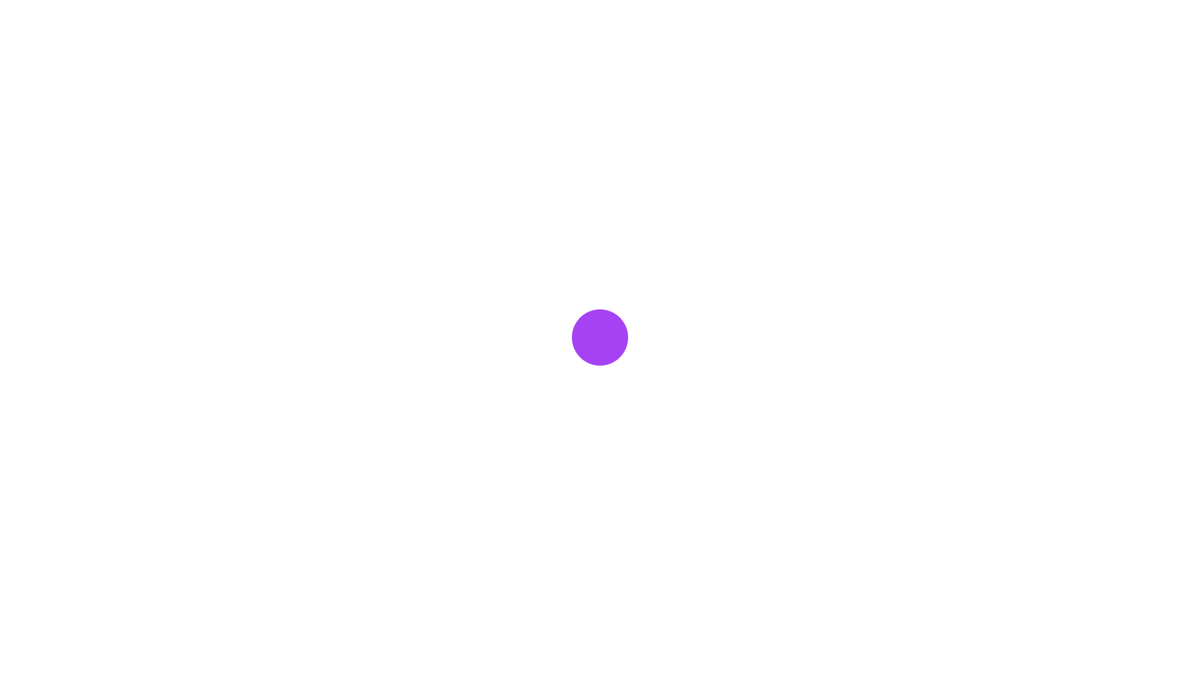
Frame 1 (no input)
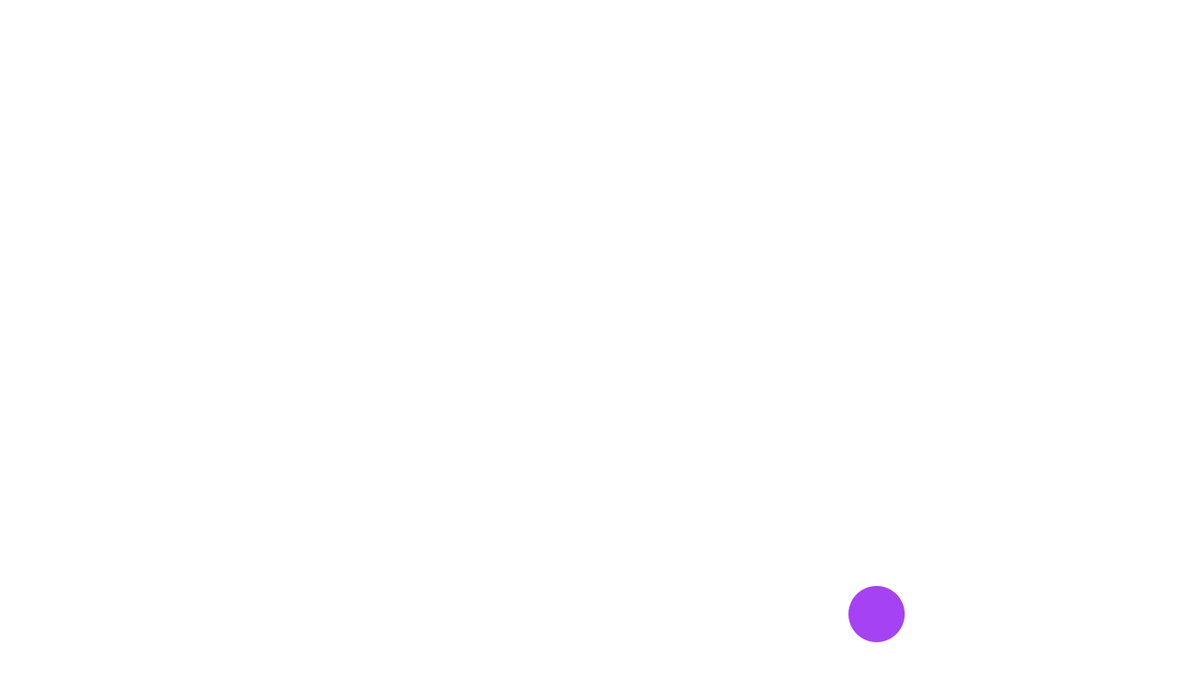
Frame 60 (the mouse pressed at the canvas centre just before this capture)
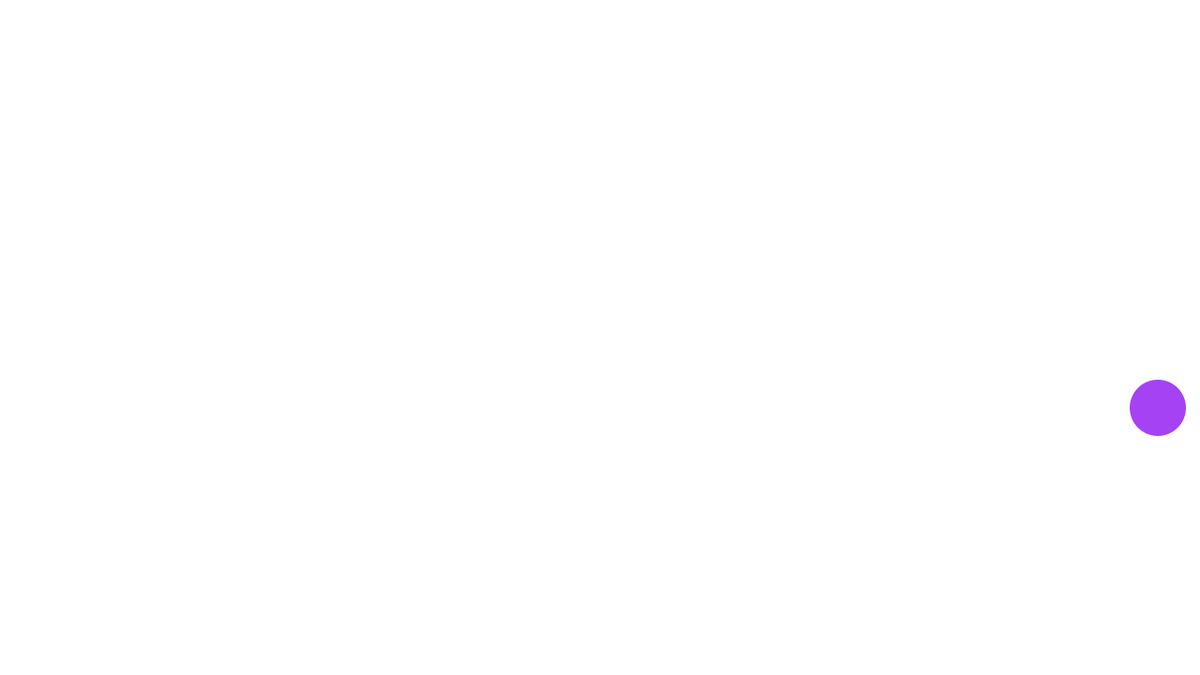
Frame 120 (the mouse held since frame 60 and released just before this capture)

The Processing sketch that drew these frames (run headless with seeded random() and noise(); from frame 60 on, the mouse is pressed at the canvas centre):

// Processing sketch: BouncingBallDemo
// ── BouncingBallDemo.pde
import java.util.ArrayList;

Ball test;

public void setup() {
  size(1280, 720);
  background(255);
  test = new Ball(width/2, height/2, 30);
}

public void draw() {
  background(255);
  test.display();
  test.move();
}

// ── Ball.pde
public class Ball {
  private int x, y, dx, dy, r; 
  private int cr, cg, cb;
  
  //constructor
  public Ball(int tempX, int tempY, int tempR) {
    x = tempX;
    y = tempY;
    r = tempR; //Radius
    
    dx = 5;
    dy = 5;
    
    cr = (int) random(0, 256);
    cg = (int) random(0, 256);
    cb = (int) random(0, 256);
  }
  
  public void display() {
    fill(cr,cg,cb);
    noStroke();
    circle(x,y,r*2);
  }
  
  public void move() {
    x += dx; //x = x + dx;
    y += dy; //y = y + dy;
    
    if (y > (height - r) || y < r) {
      dy *= -1; // dy = dy * -1;
    }
    else if(x > width - r || x < r) {
      dx *= -1; // dx = dx * -1;
    }
    
  }
  
  
  
} //end of class -----------------
